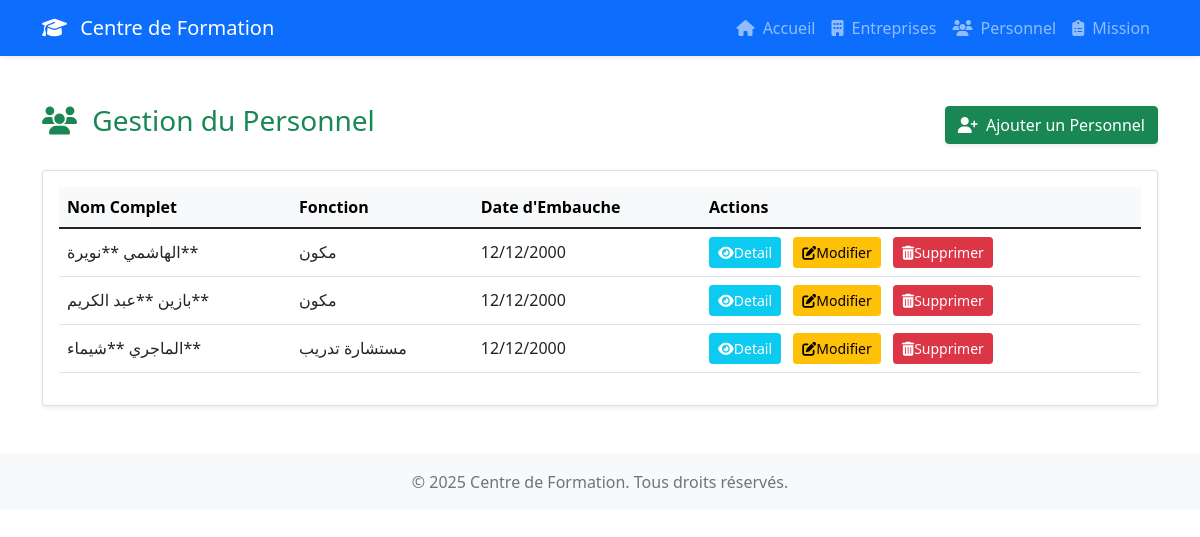
Before: /personnel/ with the older database file.
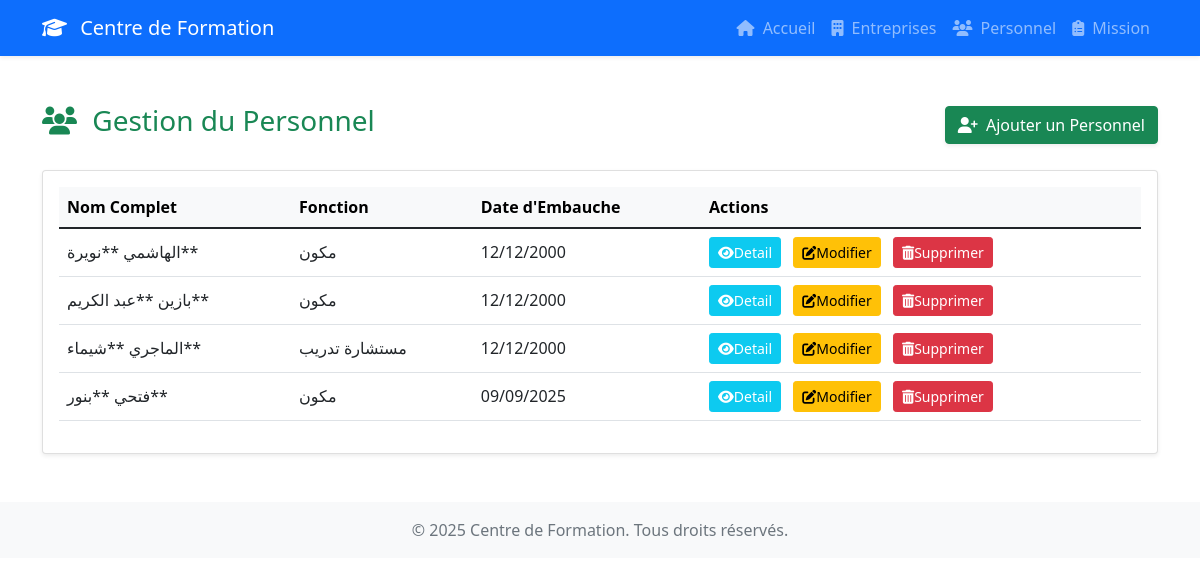
After: the same page with the newer database file.
### personnel/models.py (models this page shows, shortened)
class Personnel(models.Model):
    prenom = models.CharField(max_length=100)
    nom = models.CharField(max_length=100)
    fonction = models.CharField(max_length=100)
    date_embauche = models.DateField()
    entreprises_visitees = models.ManyToManyField(
        'entreprise.Entreprise',
        through='mission.Visite',
        related_name='visiteurs'
    )

### personnel/views.py (the view)
# urls.py: path('', views.PersonnelListView.as_view(), name='liste_personnels'),
class PersonnelListView(ListView):
    model = Personnel
    template_name = 'personnel/personnel_list.html'
    context_object_name = 'personnels'

### personnel/templates/personnel/personnel_list.html (shortened to what this page needs)
{% extends 'base.html' %}  {% block content %}
  <div class="d-flex justify-content-between align-items-center mb-4">
    <h1 class="h3 text-success"><i class="fas fa-users me-2"></i> Gestion du Personnel</h1>
    <a href="{% url 'personnel:ajouter_personnel' %}" class="btn btn-success shadow-sm"><i class="fas fa-user-plus me-1"></i> Ajouter un Personnel</a>
  </div>
  {% if personnels %}
    <div class="card shadow-sm">
      <div class="card-body">
        <div class="table-responsive">
          <table class="table table-hover align-middle">
            <thead class="table-light">
              <tr>
                <th scope="col">Nom Complet</th>
                <th scope="col">Fonction</th>
                <th scope="col">Date d'Embauche</th>
                <th scope="col">Actions</th>
              </tr>
            </thead>
            <tbody>
              {% for personne in personnels %}
                <tr>
                  <td>{{ personne.prenom }} **{{ personne.nom }}**</td>
                  <td>{{ personne.fonction }}</td>
                  <td>{{ personne.date_embauche|date:'d/m/Y' }}</td>
                  <td>
                    <a href="{% url 'personnel:detail_personnel' pk=personne.pk %}" class="btn btn-sm btn-info text-white me-2" title="Voir les détails"><i class="fas fa-eye"></i>Detail</a>
                    <a href="{% url 'personnel:modifier_personnel' pk=personne.pk %}" class="btn btn-sm btn-warning me-2" title="Modifier"><i class="fas fa-edit"></i>Modifier</a>
                    <a href="{% url 'personnel:supprimer_personnel' pk=personne.pk %}" class="btn btn-sm btn-danger" title="Supprimer"><i class="fas fa-trash-alt"></i>Supprimer</a>
                  </td>
                </tr>
              {% endfor %}
            </tbody>
          </table>
        </div>
      </div>
    </div>
  {% else %}
    <div class="alert alert-info text-center" role="alert">Aucun membre du personnel n'est enregistré pour le moment.</div>
  {% endif %}
{% endblock %}

### templates/base.html (shortened to what this page needs)
<!DOCTYPE html>
<html lang="fr">
  <head>
    <link href="https://cdn.jsdelivr.net/npm/bootstrap@5.1.3/dist/css/bootstrap.min.css" rel="stylesheet" />
    <link rel="stylesheet" href="https://cdnjs.cloudflare.com/ajax/libs/font-awesome/6.5.2/css/all.min.css" />
  </head>
  <body>
    {% include 'nav.html' %}
    <main class="container my-5">
      {% block content %}
      {% endblock %}
    </main>
    <footer class="footer mt-auto py-3 bg-light">
      <div class="container text-center">
        <span class="text-muted">© 2025 Centre de Formation. Tous droits réservés.</span>
      </div>
    </footer>
  </body>
</html>

### templates/nav.html (shortened to what this page needs)
<nav class="navbar navbar-expand-lg navbar-dark bg-primary shadow-sm">
  <div class="container">
    <a class="navbar-brand" href="{% url 'accueil' %}"><i class="fas fa-graduation-cap me-2"></i> Centre de Formation</a>
    <div class="collapse navbar-collapse" id="navbarNavAltMarkup">
      <div class="navbar-nav ms-auto">
        <a class="nav-link {% if request.path == '/entreprise/' %}active{% endif %}" href="{% url 'accueil' %}"><i class="fas fa-home me-1"></i> Accueil</a>
        <a class="nav-link {% if 'entreprise' in request.path == '/entreprise/' %}active{% endif %}" aria-current="page" href="{% url 'entreprise:liste_entreprises' %}"><i class="fas fa-building me-1"></i> Entreprises</a>
        <a class="nav-link {% if 'personnel' in request.path == '/personnel/' %}active{% endif %}" href="{% url 'personnel:liste_personnels' %}"><i class="fas fa-users me-1"></i> Personnel</a>
        <a class="nav-link {% if 'mission' in request.path == '/mission/' %}active{% endif %}" href="{% url 'mission:liste_missions' %}"><i class="fas fa-clipboard-list me-1"></i> Mission</a>
      </div>
    </div>
  </div>
</nav>

Changed rows visible on the page:
added Personnel: prenom "فتحي", nom "بنور", fonction "مكون", date_embauche "09/09/2025"
